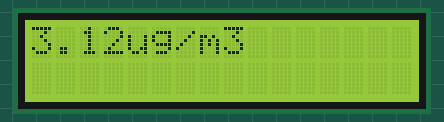
Bench run of a sketch on a simulated Arduino Uno, built with avr-gcc and run on an emulated ATmega328P. Parts: 16×2 character LCD.

Above: at 0.1 s.

The sketch:

LCD_test.ino
```cpp
#define BAUDRATE 115200

#include <LiquidCrystal_I2C.h>

LiquidCrystal_I2C lcd(0x27, 16, 2);

void setup() {
  lcd.init();
  lcd.backlight();
}

void loop() {
  float dust = 3.123;

  String str = String(dust) + "ug/m3";
  lcd.setCursor(0,0);
  lcd.print(str);
//  lcd.setCursor(6,0);
//  lcd.print("ug/m3");
  delay(1000);
  lcd.clear();
}
```
